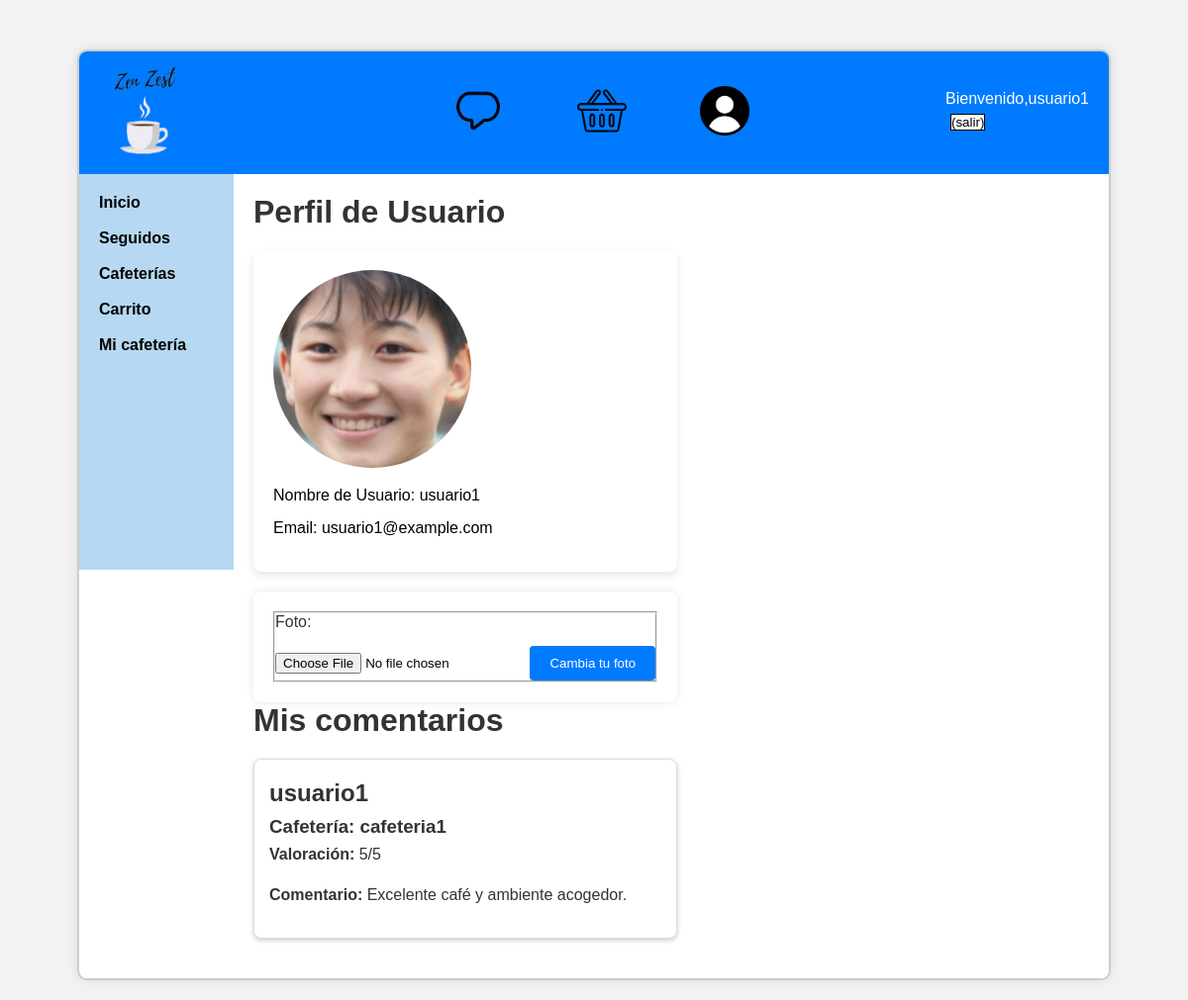
The app's page /perfil.php (signed in) with its own data.
### tables this page shows
CREATE TABLE Usuario (
    Nombre VARCHAR(50) PRIMARY KEY,
    Email VARCHAR(100),
    Password_hash VARCHAR(255),  
    Foto_de_perfil VARCHAR(255),
    Rol VARCHAR(50)
);

CREATE TABLE Comentarios (
    ID INT AUTO_INCREMENT PRIMARY KEY,
    Usuario VARCHAR(50),
    Cafeteria_Comentada VARCHAR(50),
    Valoracion INT,
    Mensaje TEXT,
    FOREIGN KEY (Usuario) REFERENCES Usuario(Nombre),
    FOREIGN KEY (Cafeteria_Comentada) REFERENCES Cafeteria(Nombre)
);

### includes/src/comentarios/comentarios.php (called while the page is built, shortened)
<?php
class Comentarios {
    private $Usuario;
    private $Cafeteria_Comentada;
    private $Valoracion;
    private $Mensaje;
    public function __construct($ID, $Usuario, $Cafeteria_Comentada, $Valoracion, $Mensaje) {
        $this->Usuario = $Usuario;
        $this->Cafeteria_Comentada = $Cafeteria_Comentada;
        $this->Valoracion = $Valoracion;
        $this->Mensaje = $Mensaje;
    }
    public static function getComentariosPorUsuario($usuario) {
        $conn = Aplicacion::getInstance()->getConexionBd();
        $comentarios = [];
        $query = $conn->prepare("SELECT * FROM Comentarios WHERE Usuario = ?");
        $query->bind_param("s", $usuario);
        $query->execute();
        $resultado = $query->get_result();
        while ($fila = $resultado->fetch_assoc()) {
            $comentarios[] = new Comentarios(
                $fila['ID'],
                $fila['Usuario'],
                $fila['Cafeteria_Comentada'],
                $fila['Valoracion'],
                $fila['Mensaje']
            );
        }
        return $comentarios;
    }
    public function getUsuario() {
        return $this->Usuario;
    }
    public function getCafeteriaComentada() {
        return $this->Cafeteria_Comentada;
    }
    public function getValoracion() {
        return $this->Valoracion;
    }
    public function getMensaje() {
        return $this->Mensaje;
    }
}

### perfil.php (the view, shortened to what this page needs)
<?php
$contenidoPrincipal = <<<EOS
<h1>Perfil de Usuario</h1>
EOS;
if (isset($_SESSION['nombre'])) {
    $nombreUsuario = $_SESSION['nombre'];
    $user =  \es\ucm\fdi\aw\usuarios\Usuario::buscaUsuario($nombreUsuario);
    if ($user) {
        $perfil = $user->perfilUsuario();
        $contenidoPrincipal .= $perfil;
        $formCambiarFotoPerfil = new \es\ucm\fdi\aw\usuarios\FormularioCambiarFotoPerfil($nombreUsuario);
        $formCambiarFotoPerfil = $formCambiarFotoPerfil->gestiona();
        $contenidoPrincipal .= $formCambiarFotoPerfil;
    } else {
        $contenidoPrincipal .= "<p>Error al cargar el perfil del usuario.</p>";
    }
    $contenidoPrincipal .= "<h1>Mis comentarios </h1>";
    $comentarios = \es\ucm\fdi\aw\comentarios\Comentarios::getComentariosPorUsuario($nombreUsuario);
    if (empty($comentarios)) {
        $contenidoPrincipal .= "<p>Todavía no has realizado ningún comentario.</p>";
    } else {
        foreach ($comentarios as $comentario) {
            $contenidoPrincipal .= "<div class='comentario'>";
            $contenidoPrincipal .= "<h2>" . htmlspecialchars($comentario->getUsuario()) . "</h2>";
            $contenidoPrincipal .= "<h3> Cafetería: " . htmlspecialchars($comentario->getCafeteriaComentada()) . "</h3>";
            $contenidoPrincipal .= "<p><b>Valoración:</b> " . htmlspecialchars($comentario->getValoracion()) . "/5</p>";
            $contenidoPrincipal .= "<p><b>Comentario:</b> " . htmlspecialchars($comentario->getMensaje()) . "</p>";
            $contenidoPrincipal .= "</div>";
        }
    }
} else {
    $contenidoPrincipal = "<p>Por favor, <a href='login.php'>inicia sesión</a> para poder acceder a tu perfil.</p>";
}

### includes/src/usuarios/Usuario.php (shortened to what this page needs)
<?php
class Usuario
{
    public static function buscaUsuario($nombreUsuario)
    {
        $conn = Aplicacion::getInstance()->getConexionBd();
        $query = sprintf("SELECT * FROM usuario U WHERE U.Nombre='%s'", $conn->real_escape_string($nombreUsuario));
        $rs = $conn->query($query);
        $result = false;
        if ($rs) {
            $fila = $rs->fetch_assoc();
            if ($fila) {
                $result = new Usuario($fila['Nombre'], $fila['Email'], $fila['Password_hash'], $fila['Foto_de_perfil'], $fila['Rol']);
            }
        } else {
            error_log("Error BD ({$conn->errno}): {$conn->error}");
        }
        return $result;
    }
    private $nombre;
    private $email;
    private $foto;
    private function __construct($nombre, $email, $password, $foto = null, $roles = [])
    {
        $this->nombre = $nombre;
        $this->email = $email;
        $this->foto = $foto;
    }
    public function perfilUsuario() {
        $perfil = "<div class='perfil-usuario'>";
        $rutaFoto =".";
        $rutaFoto .= $this->foto ? $this->foto : './img/basic/user.png';
        $perfil .= "<img src='" . htmlspecialchars($rutaFoto) . "' alt='Foto de perfil' style='width: 200px; height: 200px;' class='imagen_perfil' />";
        $perfil .= "<p>Nombre de Usuario: " . htmlspecialchars($this->nombre) . "</p>";
        $perfil .= "<p>Email: " . htmlspecialchars($this->email) . "</p>";
        $perfil .= "</div>";
        return $perfil;
    }
}

### css/estilo.css (style rules this page uses)
*,::after,::before { box-sizing: border-box; padding: 0; margin: 0; }
body { font-family: Arial, sans-serif; background-color: #f2f2f2; padding: 20px; height: 100%; }
h1, h2 { color: #333; }
p { margin-bottom: 15px; }
.comentario { background-color: #fff; padding: 15px; margin: 20px 0; border-radius: 8px; box-shadow: 0 2px 5px rgba(0,0,0,0.2); font-family: 'Arial', sans-serif; color: #333; line-height: 1.6; border: 1px solid #ddd; }
.perfil-usuario { background-color: #ffffff; border-radius: 8px; padding: 20px; margin: 20px 0; box-shadow: 0 4px 8px rgba(0,0,0,0.1); }
.imagen_perfil { width: 100px; height: 100px; border-radius: 50%; object-fit: cover; margin-bottom: 15px; }

### records on screen
usuario: Foto_de_perfil (picture), Nombre "usuario1", Email "usuario1@example.com"
comentarios: Usuario "usuario1", Cafeteria_Comentada "cafeteria1", Valoracion "5", Mensaje "Excelente café y ambiente acogedor."

### other values on screen
mostrarSaludo() "Bienvenido,usuario1"
